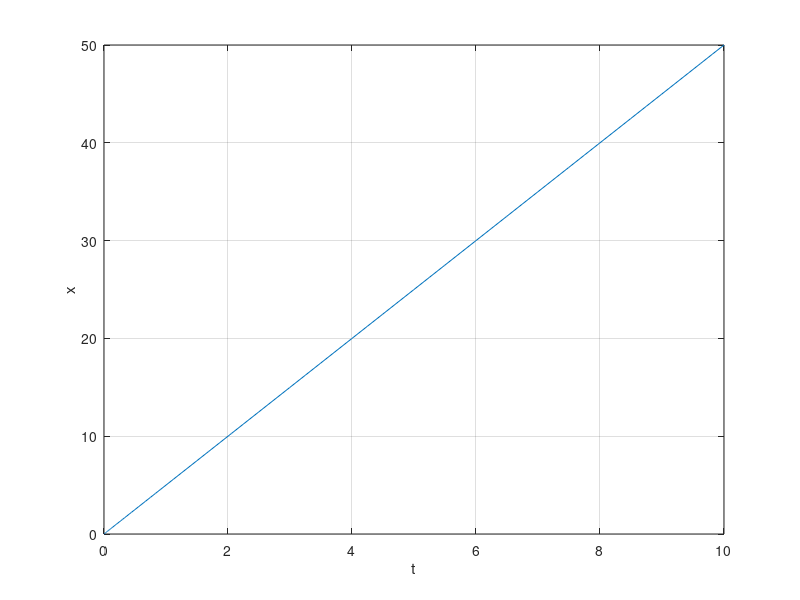

The MATLAB script that drew this image:
function Lab01
    % Warunek poczatkowy
    x0 = 0;
    % Plotujemy wykres od 0 do 10
    tspan = [0 10];
    % Rozwiązanie
    [tsol, xsol] = ode45(@ode1, tspan, x0);
    % Wyrysowanie wykresu
    plot(tsol, xsol)
    ylabel("x");
    xlabel("t");
    grid on;
end

function dtdx = ode1(~, ~)
    dtdx = 5;
end
